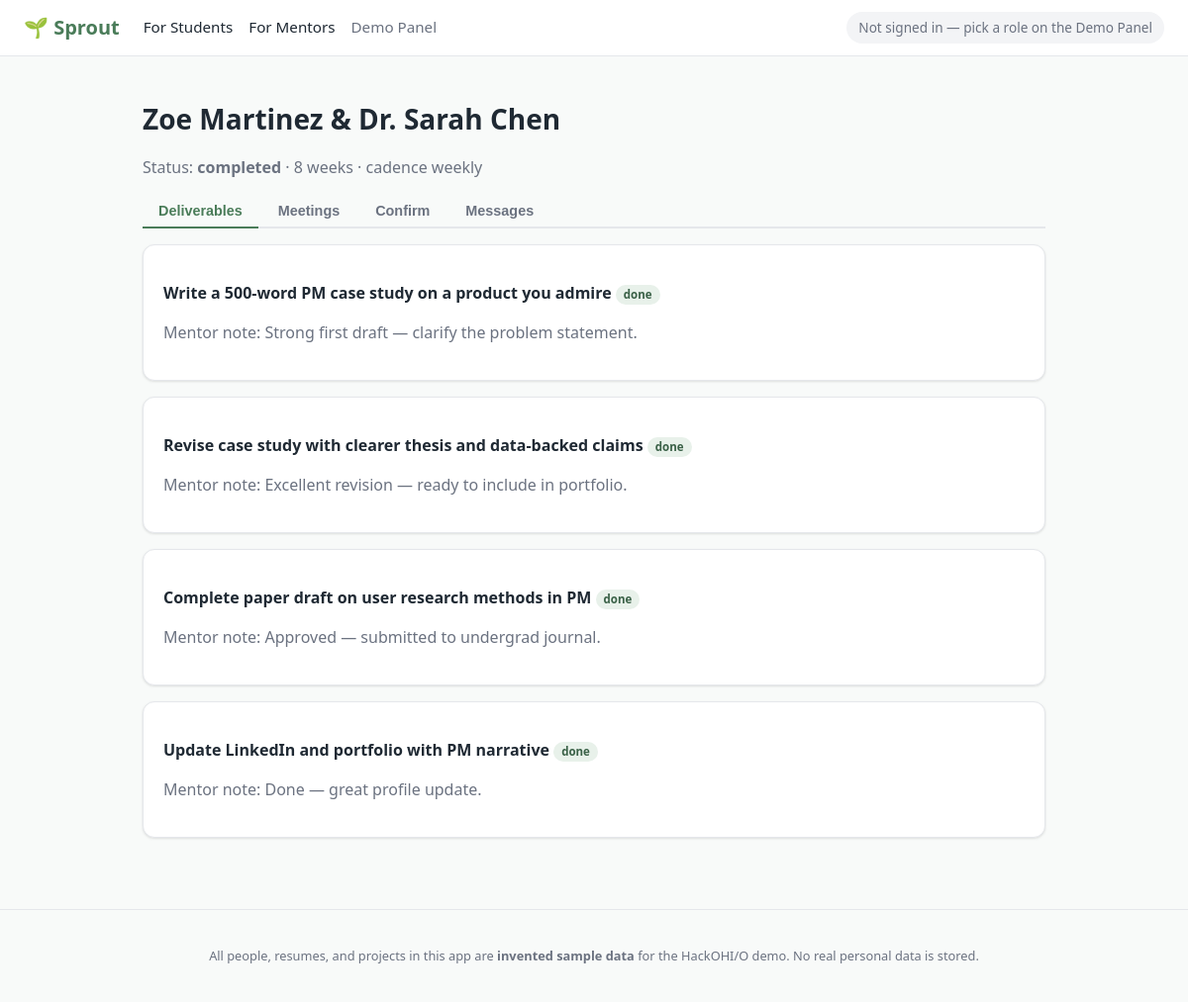
/mentorship/3, run on the app's committed database.
### app/db/models.py (models this page shows)
class Base(DeclarativeBase):
    pass

class User(Base):
    __tablename__ = "user"
    id: Mapped[int] = mapped_column(primary_key=True)
    role: Mapped[str] = mapped_column(String, nullable=False)
    name: Mapped[str] = mapped_column(String, nullable=False)
    headshot_url: Mapped[str] = mapped_column(String, default="")
    bio_short: Mapped[str] = mapped_column(String, default="")
    major: Mapped[str | None] = mapped_column(String, nullable=True)
    year: Mapped[str | None] = mapped_column(String, nullable=True)
    mentor_type: Mapped[str | None] = mapped_column(String, nullable=True)
    title: Mapped[str | None] = mapped_column(String, nullable=True)
    org: Mapped[str | None] = mapped_column(String, nullable=True)
    is_sample: Mapped[bool] = mapped_column(default=True)

class Mentorship(Base):
    __tablename__ = "mentorship"
    id: Mapped[int] = mapped_column(primary_key=True)
    mentor_id: Mapped[int] = mapped_column(ForeignKey("user.id"), nullable=False)
    student_id: Mapped[int] = mapped_column(ForeignKey("user.id"), nullable=False)
    request_id: Mapped[int] = mapped_column(
        ForeignKey("studentrequest.id"), nullable=False
    )
    status: Mapped[str] = mapped_column(String, default="requested")
    note_from_student: Mapped[str] = mapped_column(String, default="")
    cadence: Mapped[str] = mapped_column(String, default="weekly")
    duration_weeks: Mapped[int | None] = mapped_column(nullable=True)
    mentor_decision: Mapped[str] = mapped_column(String, default="pending")
    student_decision: Mapped[str] = mapped_column(String, default="pending")
    started_at: Mapped[datetime | None] = mapped_column(nullable=True)
    completed_at: Mapped[datetime | None] = mapped_column(nullable=True)

class Deliverable(Base):
    __tablename__ = "deliverable"
    id: Mapped[int] = mapped_column(primary_key=True)
    mentorship_id: Mapped[int] = mapped_column(
        ForeignKey("mentorship.id"), nullable=False
    )
    text: Mapped[str] = mapped_column(String, nullable=False)
    mentor_annotation: Mapped[str] = mapped_column(String, default="")
    status: Mapped[str] = mapped_column(String, default="proposed")
    due_meeting: Mapped[int | None] = mapped_column(nullable=True)

### app/routers/pages.py (the view)
@router.get("/mentorship/{mentorship_id}")
def mentorship_workspace(
    mentorship_id: int, request: Request, db: Session = Depends(get_session)
):
    ctx = _load_workspace(db, mentorship_id)
    if ctx is None:
        return RedirectResponse(url="/", status_code=303)
    ctx["request"] = request
    ctx["current"] = current_user(request, db)
    return render("mentorship/workspace.html", ctx)

### app/templates/mentorship/workspace.html (shortened to what this page needs)
{% extends "base.html" %}
{% block content %}
{% set is_mentor = current and current.id == ms.mentor_id %}
{% set is_student = current and current.id == ms.student_id %}
<h1>{{ student.name }} &amp; {{ mentor.name }}</h1>
<p class="muted">Status: <strong>{{ ms.status }}</strong>
  {% if ms.duration_weeks %}· {{ ms.duration_weeks }} weeks{% endif %}
  · cadence {{ ms.cadence|replace("_"," ") }}</p>
<div class="tabs">
  <button class="tab active" data-tab="deliverables">Deliverables</button>
  <button class="tab" data-tab="meetings">Meetings</button>
  <button class="tab" data-tab="confirm">Confirm</button>
  <button class="tab" data-tab="messages">Messages</button>
</div>
<div class="tab-panel active" id="panel-deliverables">
  {% for d in deliverables %}
    <div class="card">
      <p><strong>{{ d.text }}</strong> <span class="status-chip status-{{ d.status }}">{{ d.status }}</span></p>
      {% if d.mentor_annotation %}<p class="muted">Mentor note: {{ d.mentor_annotation }}</p>{% endif %}
    </div>
  {% endfor %}
</div>
{% endblock %}

### app/static/styles.css (style rules this page uses)
:root { --green: #4a7c59; --green-dark: #3a6147; --green-light: #e8f1ea; --blue: #2563eb; --purple: #7c3aed; --yellow: #d4a017; --ink: #1f2933; --muted: #6b7280; --line: #e5e7eb; --bg: #ffffff; --bg-soft: #f8faf9; --danger: #c0392b; --radius: 12px; --shadow: 0 1px 3px rgba(0,0,0,.08), 0 1px 2px rgba(0,0,0,.04); }
* { box-sizing: border-box; }
body { margin: 0; font-family: system-ui, -apple-system, "Segoe UI", Roboto, Helvetica, Arial, sans-serif; color: var(--ink); background: var(--bg-soft); line-height: 1.5; }
h1 { font-size: 1.75rem; margin-bottom: .25rem; }
.muted { color: var(--muted); }
.card { background: var(--bg); border: 1px solid var(--line); border-radius: var(--radius); box-shadow: var(--shadow); padding: 1.25rem; margin-bottom: 1rem; }
.tabs { display: flex; gap: .25rem; border-bottom: 2px solid var(--line); margin-bottom: 1rem; }
.tab { padding: .5rem 1rem; cursor: pointer; border: none; background: none; font-size: .9rem; font-weight: 600; color: var(--muted); border-bottom: 2px solid transparent; margin-bottom: -2px; }
.tab.active { color: var(--green); border-bottom-color: var(--green); }
.tab-panel { display: none; }
.tab-panel.active { display: block; }
.status-chip { font-size: .72rem; padding: .15rem .5rem; border-radius: 999px; font-weight: 600; }
.status-done { background: var(--green-light); color: var(--green-dark); }

### data on the page
User: name "Zoe Martinez"
User: name "Dr. Sarah Chen"
Mentorship: status "completed", duration_weeks "8", cadence "weekly"
Deliverable: text "Write a 500-word PM case study on a product you admire", status "done", mentor_annotation "Strong first draft — clarify the problem statement."
Deliverable: text "Revise case study with clearer thesis and data-backed claims", status "done", mentor_annotation "Excellent revision — ready to include in portfolio."
Deliverable: text "Complete paper draft on user research methods in PM", status "done", mentor_annotation "Approved — submitted to undergrad journal."
Deliverable: text "Update LinkedIn and portfolio with PM narrative", status "done", mentor_annotation "Done — great profile update."
